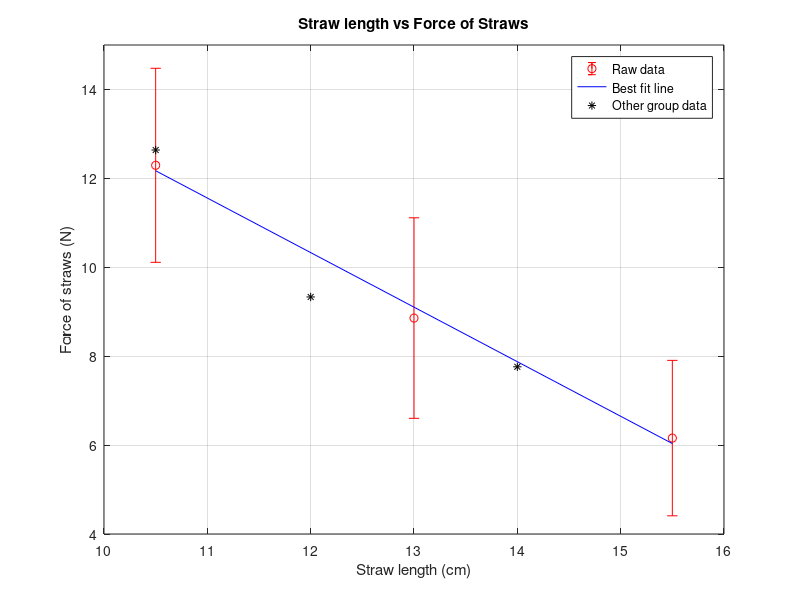
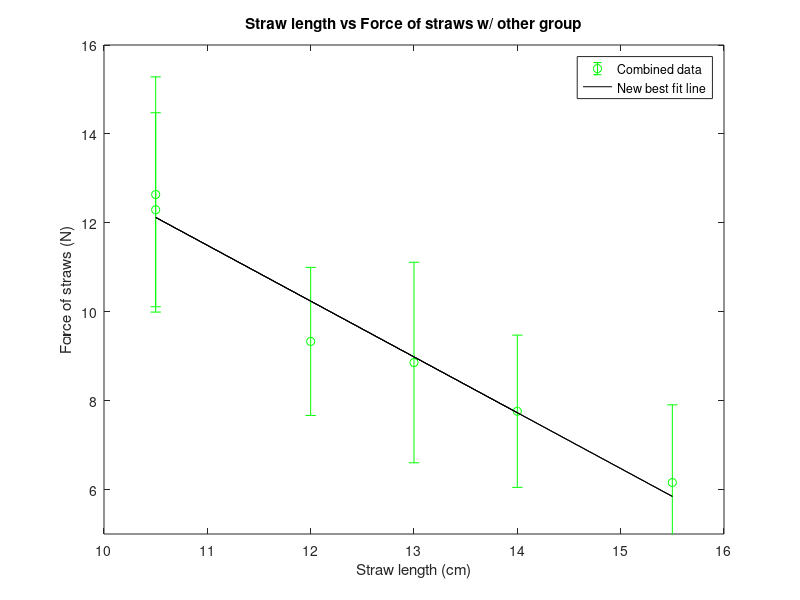

These charts were generated, in order, by the following MATLAB code:
%loads file and puts data in vectors
load length_vs_strength.mat -ascii
mat = length_vs_strength;
%Displays the mean bucking load and standard deviation for each of the
%straw lengths in our group
%puts data into vectors for simplicity
len = mat(1,:);
mean_force = (.312 + mat(2,:) * 1.62  / 9.8) / .198;
std_dev = (.312 + mat(3,:) * 1.62 /9.8) / .198;
clearvars mat;
%Puts data for our group into vectors 
len1 = len(1:3);
load1 = mean_force(1:3);
std_dev1 = std_dev(1:3);
figure(1)
errorbar(len1,load1,std_dev1,'ro')
%Gets best linear line
coeff = polyfit(len1,load1,1);
best_fit_line = coeff(1) * len1 + coeff(2);
hold on
%Plots best fit linear line
plot(len1,best_fit_line,'b')
title('Straw length vs Force of Straws')
xlabel('Straw length (cm)')
ylabel('Force of straws (N)')
xmin = min(len1) - .5; xmax = max(len1) + .5; 
ymin = 4; ymax = 15;
axis([xmin, xmax, ymin, ymax])
grid on
%Gets error and prints
len2 = len(4:6);
load2 = mean_force(4:6);
std_dev2 = std_dev(4:6);

plot(len2,load2,'k*')
legend('Raw data','Best fit line','Other group data')
%Calculates error
err = sum(abs(best_fit_line - load1)) / length(best_fit_line);
%Prints slope,intercept and error
fprintf('THE BEST FIT LINE:\nSlope: %.3f\n',coeff(1))
fprintf('Intercept: %.3f\n',coeff(2))
fprintf('Average error between best fit line and our data is: %.3f\n',err)
clearvars len1 load1 std_dev1
%New best line with our groups data:
figure(2)
%Combines data with second group
total_len = len(1:6);
total_load = mean_force(1:6);
total_std_dev = std_dev(1:6);
%Graphs points w/ vertical error bars
errorbar(total_len, total_load, total_std_dev,'go')
%Gets coefficients of new best fit line, calculates new best fit line
coeff_2 = polyfit(total_len,total_load,1);
best_fit_line = coeff_2(1) * total_len + coeff_2(2);

%Calculates average error with new best fit line
err = sum(abs(best_fit_line - total_load)) / 6;
%plots best fit line and adds label,title, and legend
hold on
plot(total_len,best_fit_line,'k')
xlabel('Straw length (cm)')
ylabel('Force of straws (N)')
title('Straw length vs Force of straws w/ other group')
legend('Combined data','New best fit line')
xmin = min(total_len) - .5; xmax = max(total_len) + .5; 
ymin = 5; ymax = 16;
axis([xmin, xmax, ymin, ymax])
%Prints new slope,intercept and average error
disp('NEW BEST FIT LINE: ')
fprintf('Slope: %.3f\n',coeff_2(1))
fprintf('Intercept: %.3f\n',coeff_2(2))
fprintf('Average error is %.3f\n',err)




